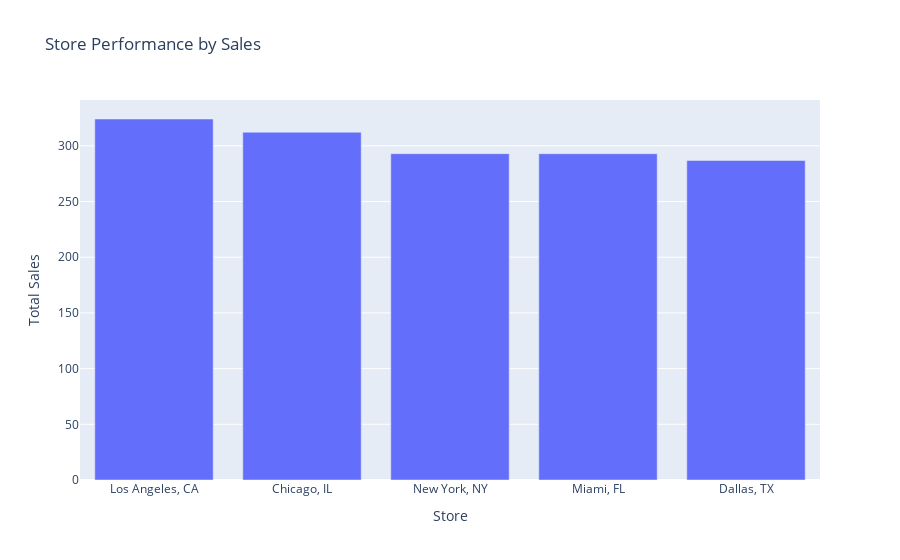

Write notebook code for a chart like this one.
### Code cell
try:
    # 3. Best Performing Stores
    store_performance = df.groupby('store_location')['total_sales'].sum().nlargest(5).reset_index()
    fig4 = px.bar(store_performance, x='store_location', y='total_sales', title='Store Performance by Sales', labels={'total_sales': 'Total Sales', 'store_location': 'Store'})
    fig4.show()
except Exception as e:
    print(f"Error encountered: {e}")

### Figure 1 — Plotly figure (JSON) as saved in the notebook; plotly's stock layout.template omitted (floating-point values rounded to 4 significant figures)
{"data": [{"alignmentgroup": "True", "hovertemplate": "Store=%{x}<br>Total Sales=%{y}<extra></extra>", "legendgroup": "", "marker": {"color": "#636efa", "pattern": {"shape": ""}}, "name": "", "offsetgroup": "", "orientation": "v", "showlegend": false, "textposition": "auto", "type": "bar", "x": ["Los Angeles, CA", "Chicago, IL", "New York, NY", "Miami, FL", "Dallas, TX"], "xaxis": "x", "y": [324.1, 312.2, 293.0, 292.9, 286.9], "yaxis": "y"}], "layout": {"autosize": true, "barmode": "relative", "legend": {"tracegroupgap": 0}, "title": {"text": "Store Performance by Sales"}, "xaxis": {"anchor": "y", "autorange": true, "domain": [0, 1], "range": [-0.5, 4.5], "title": {"text": "Store"}, "type": "category"}, "yaxis": {"anchor": "x", "autorange": true, "domain": [0, 1], "range": [0, 341.1], "title": {"text": "Total Sales"}, "type": "linear"}}}
